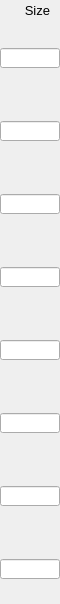
    <widget class="PyDMFrame" name="composite_1">
      <property name="geometry">
        <rect>
          <x>855</x>
          <y>61</y>
          <width>60</width>
          <height>604</height>
        </rect>
      </property>
      <widget class="QLabel" name="text_19">
        <property name="geometry">
          <rect>
            <x>10</x>
            <y>0</y>
            <width>40</width>
            <height>20</height>
          </rect>
        </property>
        <property name="text">
          <string>Size</string>
        </property>
        <property name="font" stdset="0">
          <font>
            <pointsize>10</pointsize>
          </font>
        </property>
        <property name="brush" stdset="0">
          <brush brushstyle="SolidPattern">
            <color alpha="255">
              <red>0</red>
              <green>0</green>
              <blue>0</blue>
            </color>
          </brush>
        </property>
        <property name="toolTip">
          <string>text_19</string>
        </property>
        <property name="alignment">
          <set>Qt::AlignRight|Qt::AlignTrailing|Qt::AlignVCenter</set>
        </property>
        <property name="styleSheet">
          <string notr="true">QLabel#text_19 {
  color: rgb(0, 0, 0);
  }</string>
        </property>
      </widget>
      <widget class="PyDMSlider" name="valuator_8">
        <property name="geometry">
          <rect>
            <x>0</x>
            <y>73</y>
            <width>60</width>
            <height>20</height>
          </rect>
        </property>
        <property name="channel" stdset="0">
          <string>ca://${P}${O1}SizeX</string>
        </property>
        <property name="toolTip">
          <string>${P}${O1}SizeX</string>
        </property>
        <property name="orientation" stdset="0">
          <string>Qt::Horizontal</string>
        </property>
        <property name="showLimitLabels" stdset="0">
          <bool>true</bool>
        </property>
        <property name="showValueLabel" stdset="0">
          <bool>false</bool>
        </property>
        <property name="showUnits" stdset="0">
          <bool>false</bool>
        </property>
        <property name="tickPosition" stdset="0">
          <enum>QSlider::NoTicks</enum>
        </property>
        <property name="precision" stdset="0">
          <number>1</number>
        </property>
        <property name="styleSheet">
          <string notr="true">PyDMSlider#valuator_8 {
  color: rgb(0, 0, 0);
  background-color: rgb(115, 223, 255);
  }</string>
        </property>
      </widget>
      <widget class="PyDMLineEdit" name="text_entry_40">
        <property name="geometry">
          <rect>
            <x>0</x>
            <y>48</y>
            <width>60</width>
            <height>20</height>
          </rect>
        </property>
        <property name="channel" stdset="0">
          <string>ca://${P}${O1}SizeX</string>
        </property>
        <property name="toolTip">
          <string>${P}${O1}SizeX</string>
        </property>
        <property name="font" stdset="0">
          <font>
            <pointsize>10</pointsize>
          </font>
        </property>
        <property name="styleSheet">
          <string notr="true">PyDMLineEdit#text_entry_40 {
  color: rgb(0, 0, 0);
  background-color: rgb(115, 223, 255);
  border: 1px solid black;
  margin: 0px;
  padding: 0px;
  spacing: 0px;
  }</string>
        </property>
      </widget>
      <widget class="PyDMLabel" name="text_update_64">
        <property name="geometry">
          <rect>
            <x>0</x>
            <y>25</y>
            <width>60</width>
            <height>18</height>
          </rect>
        </property>
        <property name="toolTip">
          <string>PV: ${P}${O1}SizeX_RBV</string>
        </property>
        <property name="channel" stdset="0">
          <string>ca://${P}${O1}SizeX_RBV</string>
        </property>
        <property name="font" stdset="0">
          <font>
            <pointsize>10</pointsize>
          </font>
        </property>
        <property name="alignment">
          <set>Qt::AlignCenter</set>
        </property>
        <property name="textInteractionFlags">
          <set>Qt::TextSelectableByKeyboard|Qt::TextSelectableByMouse</set>
        </property>
        <property name="styleSheet">
          <string notr="true">PyDMLabel#text_update_64 {
  color: rgb(10, 0, 184);
  background-color: rgb(187, 187, 187);
  }</string>
        </property>
      </widget>
      <widget class="PyDMSlider" name="valuator_9">
        <property name="geometry">
          <rect>
            <x>0</x>
            <y>146</y>
            <width>60</width>
            <height>20</height>
          </rect>
        </property>
        <property name="channel" stdset="0">
          <string>ca://${P}${O2}SizeX</string>
        </property>
        <property name="toolTip">
          <string>${P}${O2}SizeX</string>
        </property>
        <property name="orientation" stdset="0">
          <string>Qt::Horizontal</string>
        </property>
        <property name="showLimitLabels" stdset="0">
          <bool>true</bool>
        </property>
        <property name="showValueLabel" stdset="0">
          <bool>false</bool>
        </property>
        <property name="showUnits" stdset="0">
          <bool>false</bool>
        </property>
        <property name="tickPosition" stdset="0">
          <enum>QSlider::NoTicks</enum>
        </property>
        <property name="precision" stdset="0">
          <number>1</number>
        </property>
        <property name="styleSheet">
          <string notr="true">PyDMSlider#valuator_9 {
  color: rgb(0, 0, 0);
  background-color: rgb(115, 223, 255);
  }</string>
        </property>
      </widget>
      <widget class="PyDMLineEdit" name="text_entry_41">
        <property name="geometry">
          <rect>
            <x>0</x>
            <y>121</y>
            <width>60</width>
            <height>20</height>
          </rect>
        </property>
        <property name="channel" stdset="0">
          <string>ca://${P}${O2}SizeX</string>
        </property>
        <property name="toolTip">
          <string>${P}${O2}SizeX</string>
        </property>
        <property name="font" stdset="0">
          <font>
            <pointsize>10</pointsize>
          </font>
        </property>
        <property name="styleSheet">
          <string notr="true">PyDMLineEdit#text_entry_41 {
  color: rgb(0, 0, 0);
  background-color: rgb(115, 223, 255);
  border: 1px solid black;
  margin: 0px;
  padding: 0px;
  spacing: 0px;
  }</string>
        </property>
      </widget>
      <widget class="PyDMLabel" name="text_update_65">
        <property name="geometry">
          <rect>
            <x>0</x>
            <y>98</y>
            <width>60</width>
            <height>18</height>
          </rect>
        </property>
        <property name="toolTip">
          <string>PV: ${P}${O2}SizeX_RBV</string>
        </property>
        <property name="channel" stdset="0">
          <string>ca://${P}${O2}SizeX_RBV</string>
        </property>
        <property name="font" stdset="0">
          <font>
            <pointsize>10</pointsize>
          </font>
        </property>
        <property name="alignment">
          <set>Qt::AlignCenter</set>
        </property>
        <property name="textInteractionFlags">
          <set>Qt::TextSelectableByKeyboard|Qt::TextSelectableByMouse</set>
        </property>
        <property name="styleSheet">
          <string notr="true">PyDMLabel#text_update_65 {
  color: rgb(10, 0, 184);
  background-color: rgb(187, 187, 187);
  }</string>
        </property>
      </widget>
      <widget class="PyDMSlider" name="valuator_10">
        <property name="geometry">
          <rect>
            <x>0</x>
            <y>219</y>
            <width>60</width>
            <height>20</height>
          </rect>
        </property>
        <property name="channel" stdset="0">
          <string>ca://${P}${O3}SizeX</string>
        </property>
        <property name="toolTip">
          <string>${P}${O3}SizeX</string>
        </property>
        <property name="orientation" stdset="0">
          <string>Qt::Horizontal</string>
        </property>
        <property name="showLimitLabels" stdset="0">
          <bool>true</bool>
        </property>
        <property name="showValueLabel" stdset="0">
          <bool>false</bool>
        </property>
        <property name="showUnits" stdset="0">
          <bool>false</bool>
        </property>
        <property name="tickPosition" stdset="0">
          <enum>QSlider::NoTicks</enum>
        </property>
        <property name="precision" stdset="0">
          <number>1</number>
        </property>
        <property name="styleSheet">
          <string notr="true">PyDMSlider#valuator_10 {
  color: rgb(0, 0, 0);
  background-color: rgb(115, 223, 255);
  }</string>
        </property>
      </widget>
      <widget class="PyDMLineEdit" name="text_entry_42">
        <property name="geometry">
          <rect>
            <x>0</x>
            <y>194</y>
            <width>60</width>
            <height>20</height>
          </rect>
        </property>
        <property name="channel" stdset="0">
          <string>ca://${P}${O3}SizeX</string>
        </property>
        <property name="toolTip">
          <string>${P}${O3}SizeX</string>
        </property>
        <property name="font" stdset="0">
          <font>
            <pointsize>10</pointsize>
          </font>
        </property>
        <property name="styleSheet">
          <string notr="true">PyDMLineEdit#text_entry_42 {
  color: rgb(0, 0, 0);
  background-color: rgb(115, 223, 255);
  border: 1px solid black;
  margin: 0px;
  padding: 0px;
  spacing: 0px;
  }</string>
        </property>
      </widget>
      <widget class="PyDMLabel" name="text_update_66">
        <property name="geometry">
          <rect>
            <x>0</x>
            <y>171</y>
            <width>60</width>
            <height>18</height>
          </rect>
        </property>
        <property name="toolTip">
          <string>PV: ${P}${O3}SizeX_RBV</string>
        </property>
        <property name="channel" stdset="0">
          <string>ca://${P}${O3}SizeX_RBV</string>
        </property>
        <property name="font" stdset="0">
          <font>
            <pointsize>10</pointsize>
          </font>
        </property>
        <property name="alignment">
          <set>Qt::AlignCenter</set>
        </property>
        <property name="textInteractionFlags">
          <set>Qt::TextSelectableByKeyboard|Qt::TextSelectableByMouse</set>
        </property>
        <property name="styleSheet">
          <string notr="true">PyDMLabel#text_update_66 {
  color: rgb(10, 0, 184);
  background-color: rgb(187, 187, 187);
  }</string>
        </property>
      </widget>
      <widget class="PyDMSlider" name="valuator_11">
        <property name="geometry">
          <rect>
            <x>0</x>
            <y>292</y>
            <width>60</width>
            <height>20</height>
          </rect>
        </property>
        <property name="channel" stdset="0">
          <string>ca://${P}${O4}SizeX</string>
        </property>
        <property name="toolTip">
          <string>${P}${O4}SizeX</string>
        </property>
        <property name="orientation" stdset="0">
          <string>Qt::Horizontal</string>
        </property>
        <property name="showLimitLabels" stdset="0">
          <bool>true</bool>
        </property>
        <property name="showValueLabel" stdset="0">
          <bool>false</bool>
        </property>
        <property name="showUnits" stdset="0">
          <bool>false</bool>
        </property>
        <property name="tickPosition" stdset="0">
          <enum>QSlider::NoTicks</enum>
        </property>
        <property name="precision" stdset="0">
          <number>1</number>
        </property>
        <property name="styleSheet">
          <string notr="true">PyDMSlider#valuator_11 {
  color: rgb(0, 0, 0);
  background-color: rgb(115, 223, 255);
  }</string>
        </property>
      </widget>
      <widget class="PyDMLineEdit" name="text_entry_43">
        <property name="geometry">
          <rect>
            <x>0</x>
            <y>267</y>
            <width>60</width>
            <height>20</height>
          </rect>
        </property>
        <property name="channel" stdset="0">
          <string>ca://${P}${O4}SizeX</string>
        </property>
        <property name="toolTip">
          <string>${P}${O4}SizeX</string>
        </property>
        <property name="font" stdset="0">
          <font>
            <pointsize>10</pointsize>
          </font>
        </property>
        <property name="styleSheet">
          <string notr="true">PyDMLineEdit#text_entry_43 {
  color: rgb(0, 0, 0);
  background-color: rgb(115, 223, 255);
  border: 1px solid black;
  margin: 0px;
  padding: 0px;
  spacing: 0px;
  }</string>
        </property>
      </widget>
      <widget class="PyDMLabel" name="text_update_67">
        <property name="geometry">
          <rect>
            <x>0</x>
            <y>244</y>
            <width>60</width>
            <height>18</height>
          </rect>
        </property>
        <property name="toolTip">
          <string>PV: ${P}${O4}SizeX_RBV</string>
        </property>
        <property name="channel" stdset="0">
          <string>ca://${P}${O4}SizeX_RBV</string>
        </property>
        <property name="font" stdset="0">
          <font>
            <pointsize>10</pointsize>
          </font>
        </property>
        <property name="alignment">
          <set>Qt::AlignCenter</set>
        </property>
        <property name="textInteractionFlags">
          <set>Qt::TextSelectableByKeyboard|Qt::TextSelectableByMouse</set>
        </property>
        <property name="styleSheet">
          <string notr="true">PyDMLabel#text_update_67 {
  color: rgb(10, 0, 184);
  background-color: rgb(187, 187, 187);
  }</string>
        </property>
      </widget>
      <widget class="PyDMSlider" name="valuator_12">
        <property name="geometry">
          <rect>
            <x>0</x>
            <y>365</y>
            <width>60</width>
            <height>20</height>
          </rect>
        </property>
        <property name="channel" stdset="0">
          <string>ca://${P}${O5}SizeX</string>
        </property>
        <property name="toolTip">
          <string>${P}${O5}SizeX</string>
        </property>
        <property name="orientation" stdset="0">
          <string>Qt::Horizontal</string>
        </property>
        <property name="showLimitLabels" stdset="0">
          <bool>true</bool>
        </property>
        <property name="showValueLabel" stdset="0">
          <bool>false</bool>
        </property>
        <property name="showUnits" stdset="0">
          <bool>false</bool>
        </property>
        <property name="tickPosition" stdset="0">
          <enum>QSlider::NoTicks</enum>
        </property>
        <property name="precision" stdset="0">
          <number>1</number>
        </property>
        <property name="styleSheet">
          <string notr="true">PyDMSlider#valuator_12 {
  color: rgb(0, 0, 0);
  background-color: rgb(115, 223, 255);
  }</string>
        </property>
      </widget>
      <widget class="PyDMLineEdit" name="text_entry_44">
        <property name="geometry">
          <rect>
            <x>0</x>
            <y>340</y>
            <width>60</width>
            <height>20</height>
          </rect>
        </property>
        <property name="channel" stdset="0">
          <string>ca://${P}${O5}SizeX</string>
        </property>
        <property name="toolTip">
          <string>${P}${O5}SizeX</string>
        </property>
        <property name="font" stdset="0">
          <font>
            <pointsize>10</pointsize>
          </font>
        </property>
        <property name="styleSheet">
          <string notr="true">PyDMLineEdit#text_entry_44 {
  color: rgb(0, 0, 0);
  background-color: rgb(115, 223, 255);
  border: 1px solid black;
  margin: 0px;
  padding: 0px;
  spacing: 0px;
  }</string>
        </property>
      </widget>
      <widget class="PyDMLabel" name="text_update_68">
        <property name="geometry">
          <rect>
            <x>0</x>
            <y>317</y>
            <width>60</width>
            <height>18</height>
          </rect>
        </property>
        <property name="toolTip">
          <string>PV: ${P}${O5}SizeX_RBV</string>
        </property>
        <property name="channel" stdset="0">
          <string>ca://${P}${O5}SizeX_RBV</string>
        </property>
        <property name="font" stdset="0">
          <font>
            <pointsize>10</pointsize>
          </font>
        </property>
        <property name="alignment">
          <set>Qt::AlignCenter</set>
        </property>
        <property name="textInteractionFlags">
          <set>Qt::TextSelectableByKeyboard|Qt::TextSelectableByMouse</set>
        </property>
        <property name="styleSheet">
          <string notr="true">PyDMLabel#text_update_68 {
  color: rgb(10, 0, 184);
  background-color: rgb(187, 187, 187);
  }</string>
        </property>
      </widget>
      <widget class="PyDMSlider" name="valuator_13">
        <property name="geometry">
          <rect>
            <x>0</x>
            <y>438</y>
            <width>60</width>
            <height>20</height>
          </rect>
        </property>
        <property name="channel" stdset="0">
          <string>ca://${P}${O6}SizeX</string>
        </property>
        <property name="toolTip">
          <string>${P}${O6}SizeX</string>
        </property>
        <property name="orientation" stdset="0">
          <string>Qt::Horizontal</string>
        </property>
        <property name="showLimitLabels" stdset="0">
          <bool>true</bool>
        </property>
        <property name="showValueLabel" stdset="0">
          <bool>false</bool>
        </property>
        <property name="showUnits" stdset="0">
          <bool>false</bool>
        </property>
        <property name="tickPosition" stdset="0">
          <enum>QSlider::NoTicks</enum>
        </property>
        <property name="precision" stdset="0">
          <number>1</number>
        </property>
        <property name="styleSheet">
          <string notr="true">PyDMSlider#valuator_13 {
  color: rgb(0, 0, 0);
  background-color: rgb(115, 223, 255);
  }</string>
        </property>
      </widget>
      <widget class="PyDMLineEdit" name="text_entry_45">
        <property name="geometry">
          <rect>
            <x>0</x>
            <y>413</y>
            <width>60</width>
            <height>20</height>
          </rect>
        </property>
        <property name="channel" stdset="0">
          <string>ca://${P}${O6}SizeX</string>
        </property>
        <property name="toolTip">
          <string>${P}${O6}SizeX</string>
        </property>
        <property name="font" stdset="0">
          <font>
            <pointsize>10</pointsize>
          </font>
        </property>
        <property name="styleSheet">
          <string notr="true">PyDMLineEdit#text_entry_45 {
  color: rgb(0, 0, 0);
  background-color: rgb(115, 223, 255);
  border: 1px solid black;
  margin: 0px;
  padding: 0px;
  spacing: 0px;
  }</string>
        </property>
      </widget>
      <widget class="PyDMLabel" name="text_update_69">
        <property name="geometry">
          <rect>
            <x>0</x>
            <y>390</y>
            <width>60</width>
            <height>18</height>
          </rect>
        </property>
        <property name="toolTip">
          <string>PV: ${P}${O6}SizeX_RBV</string>
        </property>
        <property name="channel" stdset="0">
          <string>ca://${P}${O6}SizeX_RBV</string>
        </property>
        <property name="font" stdset="0">
          <font>
            <pointsize>10</pointsize>
          </font>
        </property>
        <property name="alignment">
          <set>Qt::AlignCenter</set>
        </property>
        <property name="textInteractionFlags">
          <set>Qt::TextSelectableByKeyboard|Qt::TextSelectableByMouse</set>
        </property>
        <property name="styleSheet">
          <string notr="true">PyDMLabel#text_update_69 {
  color: rgb(10, 0, 184);
  background-color: rgb(187, 187, 187);
  }</string>
        </property>
      </widget>
      <widget class="PyDMSlider" name="valuator_14">
        <property name="geometry">
          <rect>
            <x>0</x>
            <y>511</y>
            <width>60</width>
            <height>20</height>
          </rect>
        </property>
        <property name="channel" stdset="0">
          <string>ca://${P}${O7}SizeX</string>
        </property>
        <property name="toolTip">
          <string>${P}${O7}SizeX</string>
        </property>
        <property name="orientation" stdset="0">
          <string>Qt::Horizontal</string>
        </property>
        <property name="showLimitLabels" stdset="0">
          <bool>true</bool>
        </property>
        <property name="showValueLabel" stdset="0">
          <bool>false</bool>
        </property>
        <property name="showUnits" stdset="0">
          <bool>false</bool>
        </property>
        <property name="tickPosition" stdset="0">
          <enum>QSlider::NoTicks</enum>
        </property>
        <property name="precision" stdset="0">
          <number>1</number>
        </property>
        <property name="styleSheet">
          <string notr="true">PyDMSlider#valuator_14 {
  color: rgb(0, 0, 0);
  background-color: rgb(115, 223, 255);
  }</string>
        </property>
      </widget>
      <widget class="PyDMLineEdit" name="text_entry_46">
        <property name="geometry">
          <rect>
            <x>0</x>
            <y>486</y>
            <width>60</width>
            <height>20</height>
          </rect>
        </property>
        <property name="channel" stdset="0">
          <string>ca://${P}${O7}SizeX</string>
        </property>
        <property name="toolTip">
          <string>${P}${O7}SizeX</string>
        </property>
        <property name="font" stdset="0">
          <font>
            <pointsize>10</pointsize>
          </font>
        </property>
        <property name="styleSheet">
          <string notr="true">PyDMLineEdit#text_entry_46 {
  color: rgb(0, 0, 0);
  background-color: rgb(115, 223, 255);
  border: 1px solid black;
  margin: 0px;
  padding: 0px;
  spacing: 0px;
  }</string>
        </property>
      </widget>
      <widget class="PyDMLabel" name="text_update_70">
        <property name="geometry">
          <rect>
            <x>0</x>
            <y>463</y>
            <width>60</width>
            <height>18</height>
          </rect>
        </property>
        <property name="toolTip">
          <string>PV: ${P}${O7}SizeX_RBV</string>
        </property>
        <property name="channel" stdset="0">
          <string>ca://${P}${O7}SizeX_RBV</string>
        </property>
        <property name="font" stdset="0">
          <font>
            <pointsize>10</pointsize>
          </font>
        </property>
        <property name="alignment">
          <set>Qt::AlignCenter</set>
        </property>
        <property name="textInteractionFlags">
          <set>Qt::TextSelectableByKeyboard|Qt::TextSelectableByMouse</set>
        </property>
        <property name="styleSheet">
          <string notr="true">PyDMLabel#text_update_70 {
  color: rgb(10, 0, 184);
  background-color: rgb(187, 187, 187);
  }</string>
        </property>
      </widget>
      <widget class="PyDMSlider" name="valuator_15">
        <property name="geometry">
          <rect>
            <x>0</x>
            <y>584</y>
            <width>60</width>
            <height>20</height>
          </rect>
        </property>
        <property name="channel" stdset="0">
          <string>ca://${P}${O8}SizeX</string>
        </property>
        <property name="toolTip">
          <string>${P}${O8}SizeX</string>
        </property>
        <property name="orientation" stdset="0">
          <string>Qt::Horizontal</string>
        </property>
        <property name="showLimitLabels" stdset="0">
          <bool>true</bool>
        </property>
        <property name="showValueLabel" stdset="0">
          <bool>false</bool>
        </property>
        <property name="showUnits" stdset="0">
          <bool>false</bool>
        </property>
        <property name="tickPosition" stdset="0">
          <enum>QSlider::NoTicks</enum>
        </property>
        <property name="precision" stdset="0">
          <number>1</number>
        </property>
        <property name="styleSheet">
          <string notr="true">PyDMSlider#valuator_15 {
  color: rgb(0, 0, 0);
  background-color: rgb(115, 223, 255);
  }</string>
        </property>
      </widget>
      <widget class="PyDMLineEdit" name="text_entry_47">
        <property name="geometry">
          <rect>
            <x>0</x>
            <y>559</y>
            <width>60</width>
            <height>20</height>
          </rect>
        </property>
        <property name="channel" stdset="0">
          <string>ca://${P}${O8}SizeX</string>
        </property>
        <property name="toolTip">
          <string>${P}${O8}SizeX</string>
        </property>
        <property name="font" stdset="0">
          <font>
            <pointsize>10</pointsize>
          </font>
        </property>
        <property name="styleSheet">
          <string notr="true">PyDMLineEdit#text_entry_47 {
  color: rgb(0, 0, 0);
  background-color: rgb(115, 223, 255);
  border: 1px solid black;
  margin: 0px;
  padding: 0px;
  spacing: 0px;
  }</string>
        </property>
      </widget>
      <widget class="PyDMLabel" name="text_update_71">
        <property name="geometry">
          <rect>
            <x>0</x>
            <y>536</y>
            <width>60</width>
            <height>18</height>
          </rect>
        </property>
        <property name="toolTip">
          <string>PV: ${P}${O8}SizeX_RBV</string>
        </property>
        <property name="channel" stdset="0">
          <string>ca://${P}${O8}SizeX_RBV</string>
        </property>
        <property name="font" stdset="0">
          <font>
            <pointsize>10</pointsize>
          </font>
        </property>
        <property name="alignment">
          <set>Qt::AlignCenter</set>
        </property>
        <property name="textInteractionFlags">
          <set>Qt::TextSelectableByKeyboard|Qt::TextSelectableByMouse</set>
        </property>
        <property name="styleSheet">
          <string notr="true">PyDMLabel#text_update_71 {
  color: rgb(10, 0, 184);
  background-color: rgb(187, 187, 187);
  }</string>
        </property>
      </widget>
    </widget>
